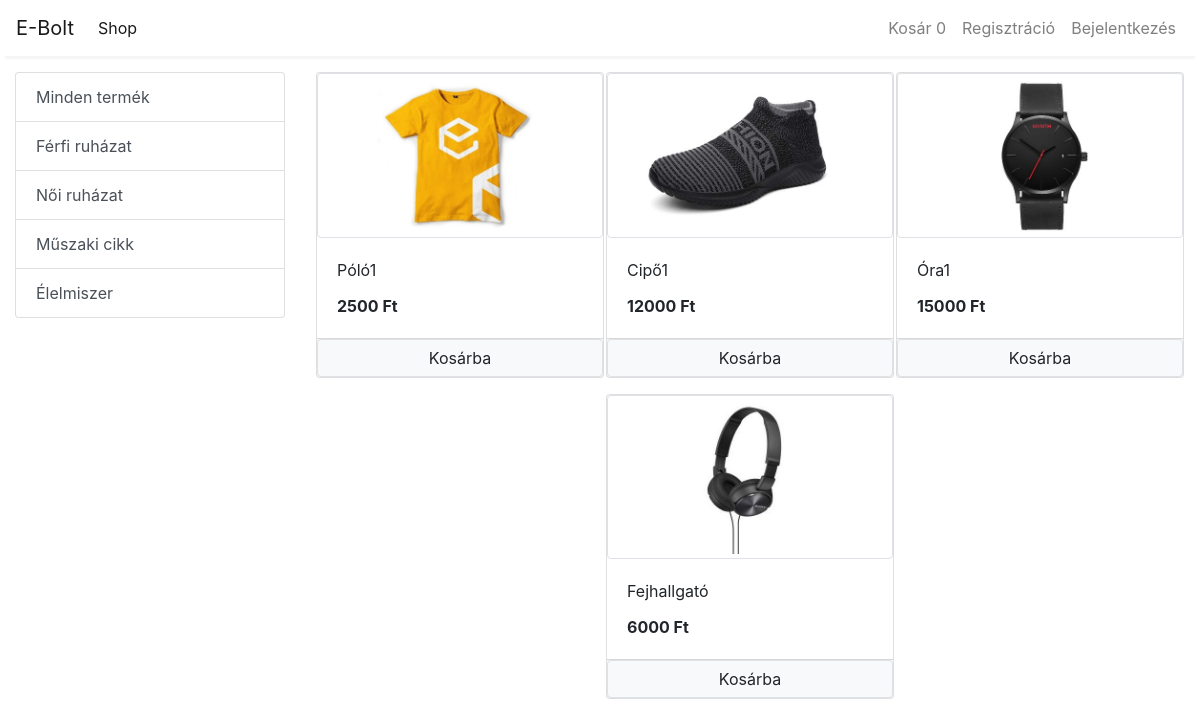
The app's page /shopapi, older data.
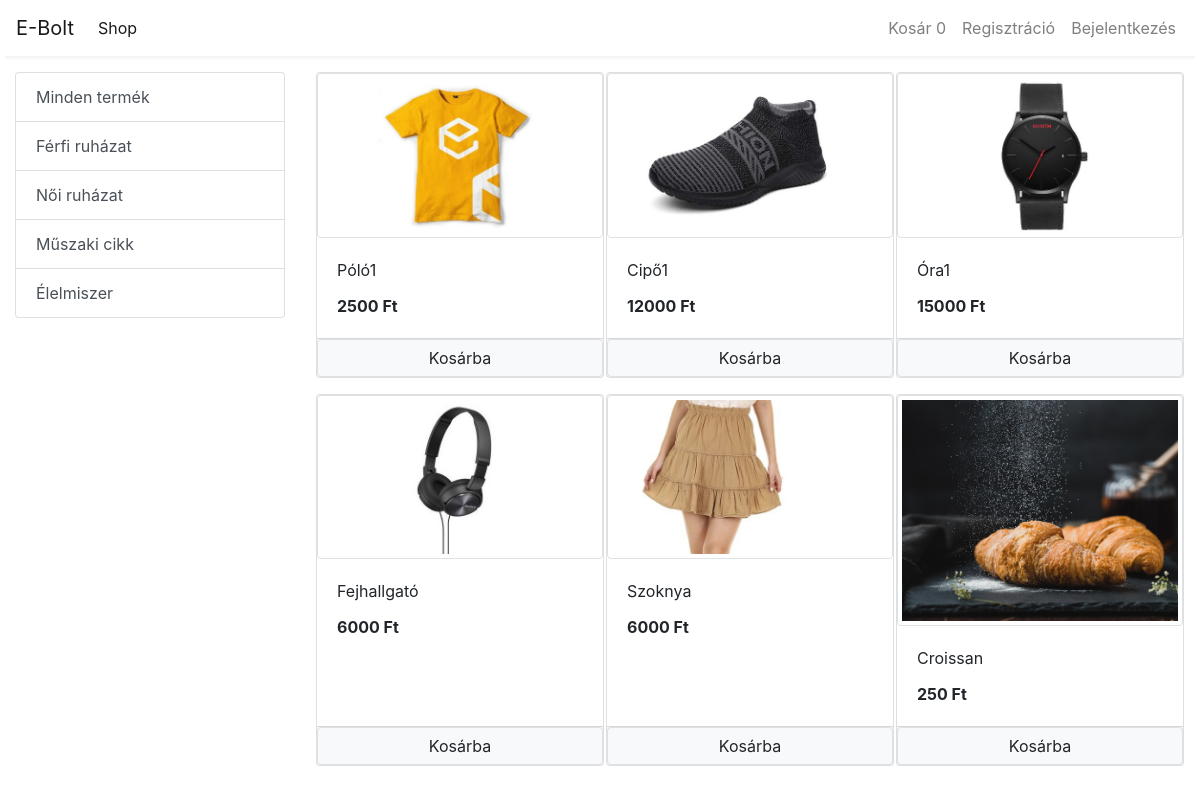
The same page, newer data.
### shopapi/models/category.py (models this page shows, shortened)
class Category(models.Model):
    name = models.CharField(max_length=20)
    @staticmethod
    def get_all_categories():
        return Category.objects.all()

### shopapi/models/product.py (models this page shows, shortened)
class Product(models.Model):
    name = models.CharField(max_length=50)
    price = models.IntegerField(default=0)
    category = models.ForeignKey(Category , on_delete=models.CASCADE , default=1)
    description = models.CharField(max_length=200 , default='' , null=True , blank=True)
    image = models.ImageField(upload_to='uploads/products/')
    @staticmethod
    def get_all_products():
      return Product.objects.all()

### shopapi/views/home.py (the view)
# urls.py: path('', include('shopapi.urls'))
def shopapi(request):
    cart = request.session.get('cart')
    if not cart:
        request.session['cart'] = {}
    products = None
    categories = Category.get_all_categories()
    categoryID = request.GET.get('category')
    if categoryID:
        products = Product.get_all_products_by_categoryid(categoryID)
    else:
        products = Product.get_all_products();
    data = {}
    data['products'] = products
    data['categories'] = categories
    print('Te vagy:' , request.session.get('email'))
    return render(request , 'index.html' , data)

### shopapi/templatetags/cart.py (called while the page is built)
@register.filter(name='is_in_cart')
def is_in_cart(product , cart):
    keys = cart.keys()
    for id in keys:
        if int(id) ==product.id:
            return True
    return False;

### shopapi/templatetags/custom_filter.py (called while the page is built)
@register.filter(name='currency')
def currency(number):
    return str(number)+" Ft"

### shopapi/templates/index.html (shortened to what this page needs)
{% extends 'base.html'%}
{% block content %}
{% load cart %}
{% load custom_filter %}
<div class="container-fluid mt-3">
  <div class="row">
    <div class="col-lg-3 mx-auto">
      <div class="list-group">
        <a href="/" class="list-group-item list-group-item-action ">Minden termék</a>
        {% for category in categories %}
        <a href="/?category={{category.id}}" class="list-group-item list-group-item-action ">{{category.name}}</a>
        {% endfor %}
      </div>
    </div>
    <div id='products' class="col-lg-9 mx-auto">
      <div class="row mx-auto">
        {% for product in products %}
        <div class="card mx-auto mb-3" id={{product.id}} style="width: 18rem;">
            <img class="img-thumbnail w-100" src="{{product.image.url}}" alt="Card image cap">
            <div class="card-body">
              <p class="card-title">{{product.name}}</p>
              <p class="card-text"><b>{{product.price|currency}}</b></p>
            </div>
            <div class="card-footer p-0 no-gutters">
              {% if product|is_in_cart:request.session.cart%}
              <div class="row no-gutters">
                <form action="/#{{product.id}}" class="col-2" method="post">
                  {% csrf_token %}
                  <input hidden type="text" name="product" value='{{product.id}}'>
                  <input hidden type="text" name="remove" value='True'>
                  <input type="submit" value=" - " class="btn btn-block btn-secondary">
                </form>
                <div class="text-center col">{{product|cart_quantity:request.session.cart}} db</div>
                <form action="/#{{product.id}}" class="col-2" method="post">
                  {% csrf_token %}
                  <input hidden type="text" name="product" value='{{product.id}}'>
                  <input type="submit" value=" + " class="btn btn-block btn-secondary">
                </form>
              </div>
              {% else %}
              <form action="/#{{product.id}}" method="POST" class="btn-block">
                <input type="submit" class="float-right btn btn-light border form-control" value="Kosárba">
              </form>
              {% endif %}
            </div>
        </div>
        {% endfor %}
      </div>
    </div>
  </div>
</div>
{% endblock %}

### shopapi/templates/base.html (shortened to what this page needs)
<!doctype html>
<html lang="en">
  <head>
    <link rel="stylesheet" href="https://cdn.jsdelivr.net/npm/bootstrap@4.0.0/dist/css/bootstrap.min.css">
  </head>
  <body>
    <nav class="one-edge-shadow
    sticky-top navbar
    navbar-expand-lg
     navbar-light bg-white">
      <a class="navbar-brand" href="/">E-Bolt</a>
      <div class="collapse navbar-collapse" id="navbarSupportedContent">
        <ul class=" navbar-nav mr-auto">
          <li class="nav-item active">
            <a class="nav-link" href="/shopapi">Shop <span class="sr-only">(current)</span></a>
          </li>
        </ul>
        <ul class=" navbar-nav my-2 my-lg-0">
          <li class="nav-item">
            <a class="nav-link" href="/cart">Kosár
              <span class="badgebadge-info">{{request.session.cart.keys|length}}</span>
              <span class="sr-only">(current)</span></a>
          </li>
          {% if request.session.customer %}
          <li class="nav-item">
            <a class="nav-link" href="/orders">Rendelések<span class="sr-only">(current)</span></a>
          </li>
          <li class="nav-item">
            <a class="nav-link" href="/logout">Kijelentkezés<span class="sr-only">(current)</span></a>
          </li>
          {% else %}
          <li class="nav-item">
            <a class="nav-link" href="/signup">Regisztráció <span class="sr-only">(current)</span></a>
          </li>
          <li class="nav-item">
            <a class="nav-link" href="/login">Bejelentkezés<span class="sr-only">(current)</span></a>
          </li>
          {% endif %}
        </ul>
      </div>
    </nav>
      {% block content %}{% endblock %}
  </body>
</html>

### shopapi/templates/base.html (style rules this page uses)
nav { background-color: white; }
.one-edge-shadow { box-shadow: 0 8px 2px -5px rgb(246, 245, 245); }

Row changes from the older to the newer data that the page shows:
added Product: image (picture), name "Szoknya", price "6000 Ft"
added Product: image (picture), name "Croissan", price "250 Ft"
